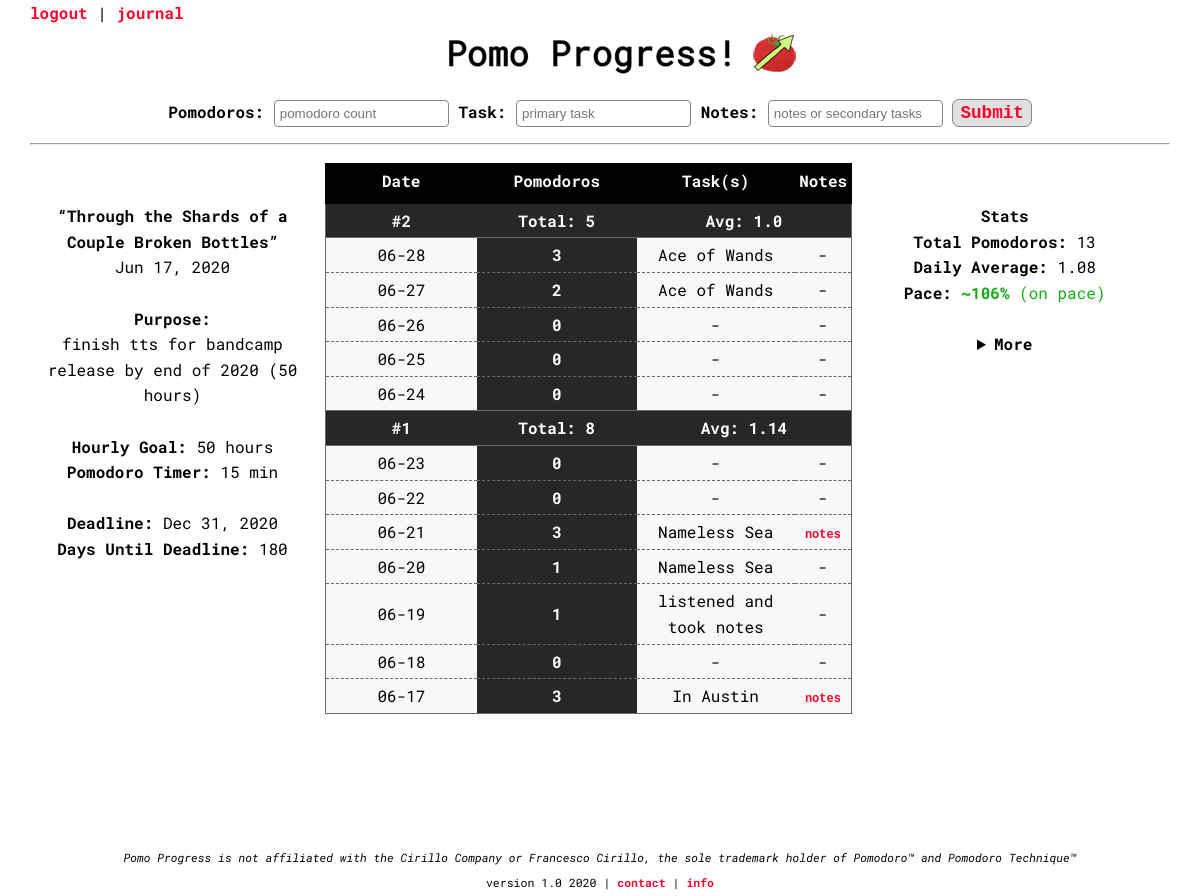
/home (signed in), run on the app's committed database.
### tables this page shows
CREATE TABLE daily_history (submit_id INTEGER PRIMARY KEY AUTOINCREMENT NOT NULL, table_id INTEGER REFERENCES tables (id) NOT NULL, date TEXT, display_date TEXT, tomato_count INTEGER, task TEXT, notes TEXT);

### app.py (the view)
@app.route('/home', methods=["GET","POST"])
def home():
    if request.method == "POST":
        db = SQL("sqlite:///pomodoro.db")
        date_check = db.execute("SELECT date FROM daily_history WHERE table_id=:table_id ORDER BY date DESC LIMIT 1", table_id = session['table_id'])
        previous_date = None
        for row in date_check:
            previous_date = row['date']
        previous_date = datetime.strptime(previous_date, '%Y-%m-%d')
        current_date = datetime.today()
        date_diff = ((current_date - previous_date).days)
        current_date = date.today()
        if date_diff == 0:
            date_previous_data = db.execute("SELECT tomato_count, task, notes FROM daily_history WHERE table_id=:table_id AND date=:date", table_id=session['table_id'], date=current_date)
            if date_previous_data[0]['task'] == None:
                date_previous_data[0]['task'] = ""
            if date_previous_data[0]['notes'] == None:
                date_previous_data[0]['notes'] = ""
            task_space = ""
            notes_space = ""
            if not date_previous_data[0]['task'] or not request.form.get("task"):
                task_space =""
            else:
                task_space = ", "
            if not date_previous_data[0]['notes'] or not request.form.get("notes"):
                notes_space = ""
            else:
                notes_space = " || "
            db.execute("UPDATE daily_history SET tomato_count=:tomato_count, task=:task, notes=:notes WHERE table_id=:table_id AND date=:date", tomato_count = date_previous_data[0]['tomato_count'] + int(request.form.get("tomatoes")), task = date_previous_data[0]['task'] + task_space + request.form.get("task"), notes = date_previous_data[0]['notes'] + notes_space + request.form.get("notes"), table_id=session['table_id'], date=current_date)
            return redirect('/home')
        else:
            date_diff -= 1
            while date_diff > 0:
                db.execute("INSERT INTO daily_history (table_id, date, tomato_count) VALUES (?, ?, 0)", session['table_id'], current_date - timedelta(days=date_diff))
                strft_days = current_date - timedelta(days=date_diff)
                db.execute("UPDATE daily_history SET display_date=:display_date WHERE table_id=:table_id AND date=:date", display_date = strft_days.strftime('%m-%d'), table_id=session['table_id'], date = current_date - timedelta(days=date_diff))
                date_diff -= 1
            db.execute("INSERT INTO daily_history (table_id, date, display_date, tomato_count, task, notes) VALUES(?, date('now','localtime'), strftime('%m-%d','now','localtime'), ?, ?, ?)", session['table_id'], request.form.get('tomatoes'), request.form.get('task'), request.form.get('notes'))
            return redirect('/home')
    else:
        db = SQL("sqlite:///pomodoro.db")
        user_daily_history = db.execute("SELECT * FROM daily_history WHERE table_id=:table_id", table_id = session['table_id'])
        if len(user_daily_history) < 1:
            return redirect('/firstentry')
        count = 0
        user_data = []
        for row in user_daily_history:
            user_data.append(row)
            count += 1
        total_weeks = int(count/7)
        weeks = [[] for j in range(total_weeks + 1)]
        day_count = 0
        week_count = 0
        tomato_total = 0
        for row in user_data:
            day_count += 1
            tomato_total += int(row['tomato_count'])
            weeks[week_count].append(row)
            if day_count % 7 == 0:
                week_count += 1
                day_count = 0
                end_of_week_stats = {'date' : week_count, 'tomato_count' : tomato_total, 'task' : round(tomato_total/7, 2)}
                total_weeks -= 1
                weeks[week_count].append(end_of_week_stats)
                tomato_total = 0
            full_chart = []
            for week in weeks:
                for day in week:
                    full_chart.append(day)
            stats = statistics(user_data, session)
        return render_template('home.html', full_chart = full_chart, week_count = week_count, tomato_total = tomato_total, day_count = day_count, stats=stats, session=session)

### templates/home.html (shortened to what this page needs)
{% extends 'base.html' %}
{% block header %}
<div id="home-header">
    <div class="navlinks">
        <a href="/">logout</a> | <a href="/journal">journal</a>
    </div>
    <img class="basic-reponsive" src="/static/home-banner.jpg" alt="Pomo Progress!">
    <br>
</div>
{% endblock %}
{% block main %}
<center>
    <form id="add-pomos" action="/home" method="post">
        <div class="separation-for-smaller">
            <label for="pomos">Pomodoros:</label>
            <input class="wide-form" name="tomatoes" placeholder="pomodoro count" type="number" required>
            <label for="task">Task:</label>
            <input class="wide-form" name="task" placeholder="primary task" type="text">
        </div>
        <label for="notes">Notes:</label>
        <input class="wide-form" name="notes" placeholder="notes or secondary tasks" type="text">
        <input type="submit" class="load-create">
    </form>
</center>
    <hr>
<div id="info" class="left">
        <strong><q>{{ session['table_name'] }}</q></strong>
        <br>
        {{ session['start_date'] }}
        <br>
        <br>
        <strong>Purpose:</strong>
        <br>
        {{ session['purpose'] }}
        <br>
        <br>
        <strong>Hourly Goal:</strong> {{ session['hours_goal'] }} hours
        <br>
        <strong>Pomodoro Timer:</strong> {{ session['tomato_rate'] }} min
        <br>
        <br>
        <strong>Deadline:</strong> {{ session['time_frame'] }}
        <br>
        <strong>Days Until Deadline:</strong> {{ session['current_days_until_deadline']}}
        <br>
        <br>
</div>
<div class="middle">
    <table>
        <th>Date</th>
        <th>Pomodoros</th>
        <th>Task(s)</th>
        <th>Notes</th>
        <tr>
            {% if day_count > 0 %}
                <td class="week week-solid">#{{ week_count + 1 }}</td>
                <td class="week week-solid">Total: {{ tomato_total }}</td>
                <td class="week week-solid" colspan="2">Avg: {{ (tomato_total/day_count)|round(2, 'floor') }}</td>
            {% endif %}
        </tr>
        {% for row in full_chart|reverse %}
            <tr>
                {% if row['date']|float >= 1 %}
                    <td class="week week-solid">#{{ row['date'] }}</td>
                    <td class="week week-solid">Total: {{ row['tomato_count'] }}</td>
                    <td class="week week-solid" colspan="2">Avg: {{ row['task'] }}</td>
                {% else %}
                    {% if row['tomato_count']|int >= 10 %}
                        <td>{{ row['display_date'] }}</td>
                        <td class="pomos10">{{ row['tomato_count'] }}</td>
                        {% if row['task'] != None and row['task'] != "" %}
                            <td>{{ row['task'] }}</td>
                        {% else %}
                            <td>-</td>
                        {% endif %}
                        {% if row['notes'] != None and row['notes'] != "" %}
                            <td><button class="notes" type="button" onclick="alert('{{ row['notes'] }}')">notes</button></td>
                        {% else %}
                            <td>-</td>
                        {% endif %}
                    {% else %}
                        <td>{{ row['display_date'] }}</td>
                        <td class="pomos">{{ row['tomato_count'] }}</td>
                        {% if row['task'] != None and row['task'] != "" %}
                            <td>{{ row['task'] }}</td>
                        {% else %}
                            <td>-</td>
                        {% endif %}
                        {% if row['notes'] != None and row['notes'] != "" %}
                            <td><button class="notes" type="button" onclick="alert('{{ row['notes'] }}')">notes</button></td>
                        {% else %}
                            <td>-</td>
                        {% endif %}
                    {% endif %}
                {% endif %}
            </tr>
        {% endfor %}
    </table>
</div>
<div class="right" id="stats">
    <strong>Stats</strong>
    <br>
    <strong>Total Pomodoros:</strong> {{ stats['total_tomatoes'] }}
    <br>
    <strong>Daily Average:</strong> {{ stats['daily_average'] }}
    <br>
    <strong>Pace:</strong>
    {% if stats['pace']['rate'] >= 100 %}
        <span style="color:rgb(17, 175, 17)"><strong> ~{{ stats['pace']['rate'] }}%</strong> ({{ stats['pace']['on_pace'] }})</span>
    {% else %}
        <span style="color: red"><strong> ~{{ stats['pace']['rate'] }}%</strong> ({{ stats['pace']['on_pace'] }})</span>
    {% endif %}
    <br>
    <br>
    <details>
        <summary class="no-outline">More</summary>
            <br>
            <br>
            <br>
            <br>
            <br>
            <br>
    </details>
</div>
<footer id="footer" class="home">
    <em>Pomo Progress is not affiliated with the Cirillo Company or Francesco Cirillo, the sole trademark holder of Pomodoro™ and Pomodoro Technique™</em>
    <br>
  version 1.0 2020 | <a href="mailto:mwroberts89@gmail.com">contact</a> | <a href="https://github.com/mwroberts3/pomodoro-progress/blob/master/README.md">info</a>
</footer>
{% endblock %}

### static/global.css (style rules this page uses)
* { box-sizing: border-box; }
body { margin: auto; width: 95%; font-family: 'Roboto Mono', monospace; font-size: 1em; line-height: 1.6em; min-height: 100vh; position: relative; }
a { font-weight: bolder; text-decoration: none; color: rgb(255, 0, 43); }
#home-header .navlinks { display: block; margin-bottom: 5px; }
#home-header img { display: block; max-width: 95%; margin: auto; }
#add-pomos label { font-weight: bold; }
#add-pomos .separation-for-smaller { display: inline; }
.left { float: left; vertical-align: top; width: 25%; margin-top: 50px; text-align: center; }
.middle { float: left; max-width: 48%; margin-top: 0; padding: 10px; max-height: 80vh; overflow: auto; }
.right { float: left; vertical-align: top; width: 25%; margin-top: 50px; text-align: center; }
details summary { font-weight: bold; width: 100px; margin: auto; cursor: pointer; }
details { width: 100%; cursor: pointer; }
table { max-width: 100%; border: 1px solid rgb(105, 105, 105); border-collapse: collapse; font-size: 1em; background-color: #f8f8f8; }
th { color: white; background: black; padding: 4px; padding-bottom: 9px; width: 33%; border: 1px solid black; border-collapse: collapse; }
tr { border: 1px dashed rgb(105, 105, 105); }
td { padding: 4px; text-align: center; width: 33%; }
.week { color: white; background: rgb(39, 39, 39); font-weight: bold; }
.week-solid { border-bottom: 1px solid rgb(105, 105, 105); border-top: 1px solid rgb(105, 105, 105); }
.pomos { background: rgb(39, 39, 39); font-weight: bold; color: white; }
.notes { font-family: 'Courier New', Courier, monospace; border: none; color: rgb(255,0,43); font-weight: bold; text-align: center; text-decoration: none; font-size: 0.75em; cursor: pointer; background-color: #f8f8f8; }
.wide-form { width: 175px; padding: 5px; margin-bottom:8px; border: 1px solid rgb(131, 131, 131); border-radius: 4px; }
.load-create { padding: 3px 7px; font-family: 'Courier New', Courier, monospace; font-weight: bold; font-size: 1.1em; cursor: pointer; color: rgb(255,0,43); background-color: rgb(224, 224, 224); border: 1px solid rgb(131, 131, 131); border-radius: 7px; }
#footer { text-align: center; width: 100%; font-size: 0.72rem; margin: auto; }
#footer.home { position: absolute; bottom: -12%; left: 0; right: 0; }

### static/tablet.css (style rules this page uses)
.wide-form::placeholder { text-align: center; }
#add-pomos .separation-for-smaller { display: block; }
.left { float: left; vertical-align: top; width: 25%; margin-top: 0; margin-bottom: 30px; text-align: center; }
.middle { float: right; max-width: 74%; margin-top: 0; padding: 10px; max-height: 180vh; overflow: auto; }
.right { float: none; vertical-align: top; width: 25%; margin-top: 50px; text-align: center; }

### static/mobile.css (style rules this page uses)
.wide-form::placeholder { text-align: center; }
#add-pomos .separation-for-smaller { display: block; text-align: left; }
#add-pomos .separation-for-smaller label[for="task"] { margin-left: 20px; }
.left { width: 100%; margin-top: 0; margin-bottom: 0; text-align: center; }
.middle { display: block; max-width: 100%; margin-top: 5px; padding: 0; max-height: 75vh; overflow: auto; }
.right { width: 100%; margin-top: 0; text-align: center; }
#footer.home { position: absolute; bottom: -105%; left: 0; right: 0; }

### data on the page
daily_history: start_date "Jun 17, 2020", display_date "06-17", tomato_count "3", task "In Austin"
daily_history: display_date "06-28", tomato_count "3", task "Ace of Wands"
daily_history: display_date "06-27", tomato_count "2", task "Ace of Wands"
daily_history: display_date "06-26", tomato_count "0"
daily_history: display_date "06-25", tomato_count "0"
daily_history: display_date "06-24", tomato_count "0"
daily_history: display_date "06-23", tomato_count "0"
daily_history: display_date "06-22", tomato_count "0"
daily_history: display_date "06-21", tomato_count "3", task "Nameless Sea"
daily_history: display_date "06-20", tomato_count "1", task "Nameless Sea"
daily_history: display_date "06-19", tomato_count "1", task "listened and took notes"
daily_history: display_date "06-18", tomato_count "0"

### other printed values
{{ session['table_name'] }} "Through the Shards of a Couple Broken Bottles"
{{ session['purpose'] }} "finish tts for bandcamp release by end of 2020 (50 hours)"
{{ session['hours_goal'] }} "50"
{{ session['tomato_rate'] }} "15"
{{ session['time_frame'] }} "Dec 31, 2020"
{{ session['current_days_until_deadline'] }} "180"
{{ week_count + 1 }} "2"
{{ tomato_total }} "5"
{{ (tomato_total/day_count)|round(2, 'floor') }} "1.0"
{{ row['date'] }} "1"
{{ row['tomato_count'] }} "8"
{{ row['task'] }} "1.14"
{{ stats['total_tomatoes'] }} "13"
{{ stats['daily_average'] }} "1.08"
{{ stats['pace']['rate'] }} "106"
